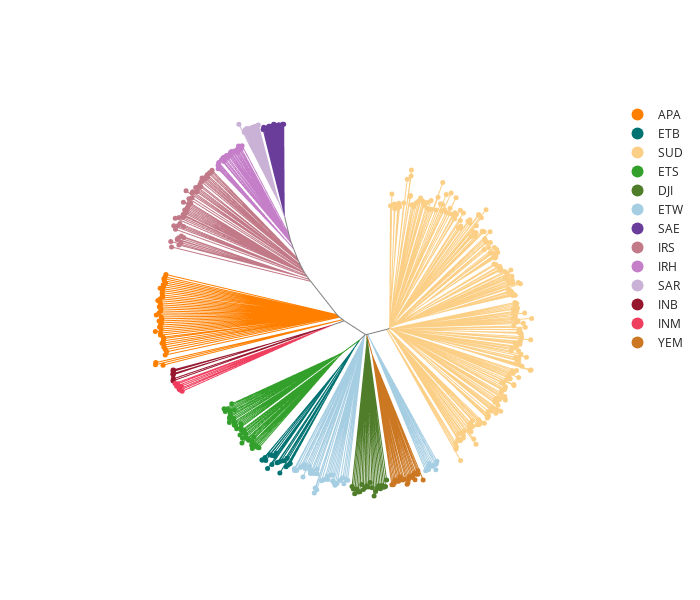

Here is the notebook cell this chart was saved with:
### Code cell
z3 = plot_njt('CM023248',
         filename='njt_chr2',
         n_snps=100_000)

### Figure 1 — Plotly figure (JSON) as saved in the notebook; plotly's stock layout.template omitted (floating-point values rounded to 4 significant figures; data arrays with more than 128 entries replaced by an {"elided": "..."} marker saying what was removed)
{"data": [{"hovertemplate": "pop_code=APA<br>x=%{x}<br>y=%{y}<extra></extra>", "legendgroup": "APA", "line": {"color": "#ff7f00", "dash": "solid", "width": 1}, "marker": {"symbol": "circle"}, "mode": "lines", "name": "APA", "showlegend": false, "type": "scattergl", "x": {"elided": "231 float values"}, "xaxis": "x", "y": {"elided": "231 float values"}, "yaxis": "y"}, {"hovertemplate": "pop_code=ETB<br>x=%{x}<br>y=%{y}<extra></extra>", "legendgroup": "ETB", "line": {"color": "#007272", "dash": "solid", "width": 1}, "marker": {"symbol": "circle"}, "mode": "lines", "name": "ETB", "showlegend": false, "type": "scattergl", "x": [-1941.0, -2274.0, null, -2274.0, -2408.0, null, -2274.0, -2522.0, null, -2522.0, -3296.0, null, -2522.0, -3244.0, null, -3244.0, -3866.0, null, -3244.0, -3533.0, null, -3533.0, -7706.0, null, -3533.0, -4418.0, null, -4418.0, -5781.0, null, -4418.0, -6833.0, null, -6833.0, -8163.0, null, -6833.0, -7899.0, null, -7899.0, -8349.0, null, -7899.0, -8359.0, null, -5781.0, -8114.0, null, -5781.0, -7861.0, null, -3866.0, -7712.0, null, -3866.0, -4078.0, null, -4078.0, -7997.0, null, -4078.0, -5336.0, null, -5336.0, -7516.0, null, -5336.0, -7430.0, null, -3296.0, -7127.0, null, -3296.0, -5286.0, null, -5286.0, -7289.0, null, -5286.0, -7370.0, null, -2408.0, -3788.0, null, -2408.0, -2662.0, null, -2662.0, -7189.0, null, -2662.0, -3070.0, null, -3070.0, -6718.0, null, -3070.0, -6916.0, null, -3788.0, -6508.0, null, -3788.0, -4137.0, null, -4137.0, -6644.0, null, -4137.0, -6779.0, null], "xaxis": "x", "y": [-759.8, -1241.0, null, -1241.0, -1471.0, null, -1241.0, -1576.0, null, -1576.0, -2753.0, null, -1576.0, -2515.0, null, -2515.0, -3383.0, null, -2515.0, -2872.0, null, -2872.0, -8362.0, null, -2872.0, -3958.0, null, -3958.0, -5688.0, null, -3958.0, -6851.0, null, -6851.0, -8481.0, null, -6851.0, -8113.0, null, -8113.0, -8652.0, null, -8113.0, -8652.0, null, -5688.0, -8686.0, null, -5688.0, -8299.0, null, -3383.0, -8952.0, null, -3383.0, -3676.0, null, -3676.0, -9214.0, null, -3676.0, -5390.0, null, -5390.0, -8399.0, null, -5390.0, -8212.0, null, -2753.0, -8728.0, null, -2753.0, -5743.0, null, -5743.0, -8789.0, null, -5743.0, -8836.0, null, -1471.0, -3919.0, null, -1471.0, -1887.0, null, -1887.0, -9509.0, null, -1887.0, -2548.0, null, -2548.0, -8534.0, null, -2548.0, -8700.0, null, -3919.0, -8878.0, null, -3919.0, -4532.0, null, -4532.0, -8979.0, null, -4532.0, -9097.0, null], "yaxis": "y"}, {"hovertemplate": "pop_code=SUD<br>x=%{x}<br>y=%{y}<extra></extra>", "legendgroup": "SUD", "line": {"color": "#fccf86", "dash": "solid", "width": 1}, "marker": {"symbol": "circle"}, "mode": "lines", "name": "SUD", "showlegend": false, "type": "scattergl", "x": {"elided": "1374 float values"}, "xaxis": "x", "y": {"elided": "1374 float values"}, "yaxis": "y"}, {"hovertemplate": "pop_code=ETS<br>x=%{x}<br>y=%{y}<extra></extra>", "legendgroup": "ETS", "line": {"color": "#33a02c", "dash": "solid", "width": 1}, "marker": {"symbol": "circle"}, "mode": "lines", "name": "ETS", "showlegend": false, "type": "scattergl", "x": {"elided": "225 float values"}, "xaxis": "x", "y": {"elided": "225 float values"}, "yaxis": "y"}, {"hovertemplate": "pop_code=DJI<br>x=%{x}<br>y=%{y}<extra></extra>", "legendgroup": "DJI", "line": {"color": "#507d2a", "dash": "solid", "width": 1}, "marker": {"symbol": "circle"}, "mode": "lines", "name": "DJI", "showlegend": false, "type": "scattergl", "x": {"elided": "129 float values"}, "xaxis": "x", "y": {"elided": "129 float values"}, "yaxis": "y"}, {"hovertemplate": "pop_code=ETW<br>x=%{x}<br>y=%{y}<extra></extra>", "legendgroup": "ETW", "line": {"color": "#a6cee3", "dash": "solid", "width": 1}, "marker": {"symbol": "circle"}, "mode": "lines", "name": "ETW", "showlegend": false, "type": "scattergl", "x": {"elided": "258 float values"}, "xaxis": "x", "y": {"elided": "258 float values"}, "yaxis": "y"}, {"hovertemplate": "pop_code=SAE<br>x=%{x}<br>y=%{y}<extra></extra>", "legendgroup": "SAE", "line": {"color": "#6a3d9a", "dash": "solid", "width": 1}, "marker": {"symbol": "circle"}, "mode": "lines", "name": "SAE", "showlegend": false, "type": "scattergl", "x": {"elided": "129 float values"}, "xaxis": "x", "y": {"elided": "129 float values"}, "yaxis": "y"}, {"hovertemplate": "pop_code=IRS<br>x=%{x}<br>y=%{y}<extra></extra>", "legendgroup": "IRS", "line": {"color": "#c27a88", "dash": "solid", "width": 1}, "marker": {"symbol": "circle"}, "mode": "lines", "name": "IRS", "showlegend": false, "type": "scattergl", "x": {"elided": "249 float values"}, "xaxis": "x", "y": {"elided": "249 float values"}, "yaxis": "y"}, {"hovertemplate": "pop_code=IRH<br>x=%{x}<br>y=%{y}<extra></extra>", "legendgroup": "IRH", "line": {"color": "#c57fc9", "dash": "solid", "width": 1}, "marker": {"symbol": "circle"}, "mode": "lines", "name": "IRH", "showlegend": false, "type": "scattergl", "x": [-6292.0, -6738.0, null, -6419.0, -7368.0, null, -6427.0, -6535.0, null, -6459.0, -10680.0, null, -6470.0, -10700.0, null, -6499.0, -6521.0, null, -6503.0, -6688.0, null, -6512.0, -6608.0, null, -6519.0, -6532.0, null, -6581.0, -9670.0, null, -6532.0, -9907.0, null, -6532.0, -6581.0, null, -6581.0, -9905.0, null, -6581.0, -9720.0, null, -6608.0, -6733.0, null, -6608.0, -6662.0, null, -6662.0, -9944.0, null, -6662.0, -9976.0, null, -6733.0, -10170.0, null, -6733.0, -10070.0, null, -6688.0, -10360.0, null, -6688.0, -10230.0, null, -6521.0, -10520.0, null, -6521.0, -6581.0, null, -6581.0, -10510.0, null, -6581.0, -6839.0, null, -6839.0, -10400.0, null, -6839.0, -10430.0, null, -6535.0, -10930.0, null, -6535.0, -10860.0, null, -7368.0, -11030.0, null, -7368.0, -10870.0, null, -6738.0, -6864.0, null, -6738.0, -6761.0, null, -6761.0, -11240.0, null, -6761.0, -6984.0, null, -6984.0, -11210.0, null, -6984.0, -11200.0, null, -6864.0, -11240.0, null, -6864.0, -11150.0, null], "xaxis": "x", "y": [5232.0, 5725.0, null, 5575.0, 6712.0, null, 5599.0, 5734.0, null, 5691.0, 11180.0, null, 5723.0, 11350.0, null, 5811.0, 5843.0, null, 5825.0, 6106.0, null, 5856.0, 6013.0, null, 5881.0, 5905.0, null, 6128.0, 12000.0, null, 5905.0, 11820.0, null, 5905.0, 5993.0, null, 5993.0, 11970.0, null, 5993.0, 11790.0, null, 6013.0, 6214.0, null, 6013.0, 6104.0, null, 6104.0, 11560.0, null, 6104.0, 11760.0, null, 6214.0, 11640.0, null, 6214.0, 11620.0, null, 6106.0, 11620.0, null, 6106.0, 11560.0, null, 5843.0, 11300.0, null, 5843.0, 5927.0, null, 5927.0, 11410.0, null, 5927.0, 6301.0, null, 6301.0, 11400.0, null, 6301.0, 11560.0, null, 5734.0, 11180.0, null, 5734.0, 11230.0, null, 6712.0, 11050.0, null, 6712.0, 10950.0, null, 5725.0, 5859.0, null, 5725.0, 5750.0, null, 5750.0, 10700.0, null, 5750.0, 6006.0, null, 6006.0, 10780.0, null, 6006.0, 10890.0, null, 5859.0, 10480.0, null, 5859.0, 10480.0, null], "yaxis": "y"}, {"hovertemplate": "pop_code=SAR<br>x=%{x}<br>y=%{y}<extra></extra>", "legendgroup": "SAR", "line": {"color": "#cab2d6", "dash": "solid", "width": 1}, "marker": {"symbol": "circle"}, "mode": "lines", "name": "SAR", "showlegend": false, "type": "scattergl", "x": [-6865.0, -7194.0, null, -7194.0, -9881.0, null, -7194.0, -7247.0, null, -7247.0, -9527.0, null, -7247.0, -7247.0, null, -7247.0, -9497.0, null, -7247.0, -7283.0, null, -7283.0, -7304.0, null, -7283.0, -7310.0, null, -7310.0, -7356.0, null, -7310.0, -7328.0, null, -7328.0, -7374.0, null, -7328.0, -7357.0, null, -7357.0, -7414.0, null, -7357.0, -7358.0, null, -7358.0, -7408.0, null, -7358.0, -7377.0, null, -7377.0, -7422.0, null, -7377.0, -7408.0, null, -7408.0, -8686.0, null, -7408.0, -7455.0, null, -7455.0, -8650.0, null, -7455.0, -8603.0, null, -7422.0, -8792.0, null, -7422.0, -8748.0, null, -7408.0, -8910.0, null, -7408.0, -8859.0, null, -7414.0, -9052.0, null, -7414.0, -7477.0, null, -7477.0, -9005.0, null, -7477.0, -8954.0, null, -7374.0, -9212.0, null, -7374.0, -7427.0, null, -7427.0, -9103.0, null, -7427.0, -9124.0, null, -7356.0, -9366.0, null, -7356.0, -9281.0, null, -7304.0, -9464.0, null, -7304.0, -9371.0, null], "xaxis": "x", "y": [7292.0, 8153.0, null, 8153.0, 13400.0, null, 8153.0, 8295.0, null, 8295.0, 12880.0, null, 8295.0, 8296.0, null, 8296.0, 12950.0, null, 8296.0, 8395.0, null, 8395.0, 8440.0, null, 8395.0, 8470.0, null, 8470.0, 8576.0, null, 8470.0, 8525.0, null, 8525.0, 8638.0, null, 8525.0, 8617.0, null, 8617.0, 8773.0, null, 8617.0, 8621.0, null, 8621.0, 8772.0, null, 8621.0, 8685.0, null, 8685.0, 8831.0, null, 8685.0, 8797.0, null, 8797.0, 13250.0, null, 8797.0, 8974.0, null, 8974.0, 13330.0, null, 8974.0, 13350.0, null, 8831.0, 13230.0, null, 8831.0, 13260.0, null, 8772.0, 13230.0, null, 8772.0, 13250.0, null, 8773.0, 13140.0, null, 8773.0, 8951.0, null, 8951.0, 13170.0, null, 8951.0, 13170.0, null, 8638.0, 13070.0, null, 8638.0, 8773.0, null, 8773.0, 12950.0, null, 8773.0, 13140.0, null, 8576.0, 13120.0, null, 8576.0, 13070.0, null, 8440.0, 13040.0, null, 8440.0, 12970.0, null], "yaxis": "y"}, {"hovertemplate": "pop_code=INB<br>x=%{x}<br>y=%{y}<extra></extra>", "legendgroup": "INB", "line": {"color": "#96172e", "dash": "solid", "width": 1}, "marker": {"symbol": "circle"}, "mode": "lines", "name": "INB", "showlegend": false, "type": "scattergl", "x": [-3807.0, -4513.0, null, -4513.0, -4550.0, null, -4513.0, -7812.0, null, -7812.0, -11270.0, null, -7812.0, -10190.0, null, -10190.0, -14200.0, null, -10190.0, -11580.0, null, -11580.0, -14160.0, null, -11580.0, -14200.0, null, -11270.0, -14190.0, null, -11270.0, -11750.0, null, -11750.0, -14200.0, null, -11750.0, -14200.0, null, -4550.0, -14210.0, null, -4550.0, -14180.0, null], "xaxis": "x", "y": [191.7, -26.43, null, -26.43, -39.12, null, -26.43, -1003.0, null, -1003.0, -2092.0, null, -1003.0, -1664.0, null, -1664.0, -2825.0, null, -1664.0, -2042.0, null, -2042.0, -2757.0, null, -2042.0, -2737.0, null, -2092.0, -3049.0, null, -2092.0, -2240.0, null, -2240.0, -3013.0, null, -2240.0, -2982.0, null, -39.12, -3449.0, null, -39.12, -3316.0, null], "yaxis": "y"}, {"hovertemplate": "pop_code=INM<br>x=%{x}<br>y=%{y}<extra></extra>", "legendgroup": "INM", "line": {"color": "#f03e5e", "dash": "solid", "width": 1}, "marker": {"symbol": "circle"}, "mode": "lines", "name": "INM", "showlegend": false, "type": "scattergl", "x": [-3807.0, -4790.0, null, -4790.0, -13610.0, null, -4790.0, -4861.0, null, -4861.0, -6375.0, null, -4861.0, -4936.0, null, -4936.0, -13670.0, null, -4936.0, -5065.0, null, -5065.0, -13960.0, null, -5065.0, -7171.0, null, -7171.0, -13910.0, null, -7171.0, -14080.0, null, -6375.0, -13740.0, null, -6375.0, -13810.0, null], "xaxis": "x", "y": [191.7, -206.8, null, -206.8, -4135.0, null, -206.8, -235.1, null, -235.1, -878.7, null, -235.1, -263.9, null, -263.9, -3802.0, null, -263.9, -312.6, null, -312.6, -3800.0, null, -312.6, -1097.0, null, -1097.0, -3650.0, null, -1097.0, -3623.0, null, -878.7, -4059.0, null, -878.7, -3991.0, null], "yaxis": "y"}, {"hovertemplate": "pop_code=YEM<br>x=%{x}<br>y=%{y}<extra></extra>", "legendgroup": "YEM", "line": {"color": "#CC7722", "dash": "solid", "width": 1}, "marker": {"symbol": "circle"}, "mode": "lines", "name": "YEM", "showlegend": false, "type": "scattergl", "x": {"elided": "129 float values"}, "xaxis": "x", "y": {"elided": "129 float values"}, "yaxis": "y"}, {"hovertemplate": "pop_code=<br>x=%{x}<br>y=%{y}<extra></extra>", "legendgroup": "", "line": {"color": "gray", "dash": "solid", "width": 1}, "marker": {"symbol": "circle"}, "mode": "lines", "name": "", "showlegend": false, "type": "scattergl", "x": {"elided": "144 float values"}, "xaxis": "x", "y": {"elided": "144 float values"}, "yaxis": "y"}, {"hovertemplate": "<b>%{hovertext}</b><br><br>pop_code=APA<br>x=%{x}<br>y=%{y}<extra></extra>", "hovertext": [447, 14, 12, 493, 491, 229, 21, 449, 8, 13, 226, 6, 9, 3, 228, 17, 24, 7, 489, 19, 453, 451, 15, 16, 5, 490, 0, 227, 492, 225, 22, 20, 18, 25, 448, 2, 11, 450, 4, 23, 452, 1, 10], "legendgroup": "APA", "marker": {"color": "#ff7f00", "size": 5, "symbol": "circle"}, "mode": "markers", "name": "APA", "orientation": "v", "showlegend": true, "type": "scatter", "x": [-14670.0, -14730.0, -14800.0, -14780.0, -14700.0, -14850.0, -14830.0, -15050.0, -14890.0, -14920.0, -14910.0, -14890.0, -15050.0, -15210.0, -15050.0, -15030.0, -15110.0, -15000.0, -15010.0, -15130.0, -15300.0, -14980.0, -14940.0, -15120.0, -14960.0, -15030.0, -15090.0, -14990.0, -15370.0, -15020.0, -15040.0, -14850.0, -14810.0, -14840.0, -14930.0, -14800.0, -14800.0, -14710.0, -14630.0, -14720.0, -15340.0, -15360.0, -14860.0], "xaxis": "x", "y": [3534.0, 3376.0, 3259.0, 3119.0, 2972.0, 2866.0, 2728.0, 2627.0, 2470.0, 2340.0, 2191.0, 2058.0, 1941.0, 1823.0, 1675.0, 1542.0, 1414.0, 1277.0, 1142.0, 1013.0, 881.6, 748.8, 619.2, 481.7, 356.5, 215.9, 81.3, -43.4, -210.1, -311.7, -447.6, -580.7, -670.5, -824.6, -982.4, -1094.0, -1250.0, -1393.0, -1539.0, -1757.0, -2252.0, -2393.0, -2419.0], "yaxis": "y"}, {"hovertemplate": "<b>%{hovertext}</b><br><br>pop_code=ETB<br>x=%{x}<br>y=%{y}<extra></extra>", "hovertext": [36, 27, 31, 38, 34, 44, 32, 29, 35, 30, 42, 40, 39, 37, 33, 28, 41, 26, 43], "legendgroup": "ETB", "marker": {"color": "#007272", "size": 5, "symbol": "circle"}, "mode": "markers", "name": "ETB", "orientation": "v", "showlegend": true, "type": "scatter", "x": [-8359.0, -8349.0, -8163.0, -7861.0, -8114.0, -7706.0, -7430.0, -7516.0, -7997.0, -7712.0, -7370.0, -7289.0, -7127.0, -6916.0, -6718.0, -7189.0, -6779.0, -6644.0, -6508.0], "xaxis": "x", "y": [-8652.0, -8652.0, -8481.0, -8299.0, -8686.0, -8362.0, -8212.0, -8399.0, -9214.0, -8952.0, -8836.0, -8789.0, -8728.0, -8700.0, -8534.0, -9509.0, -9097.0, -8979.0, -8878.0], "yaxis": "y"}, {"hovertemplate": "<b>%{hovertext}</b><br><br>pop_code=SUD<br>x=%{x}<br>y=%{y}<extra></extra>", "hovertext": {"elided": "231 int values"}, "legendgroup": "SUD", "marker": {"color": "#fccf86", "size": 5, "symbol": "circle"}, "mode": "markers", "name": "SUD", "orientation": "v", "showlegend": true, "type": "scatter", "x": {"elided": "231 float values"}, "xaxis": "x", "y": {"elided": "231 float values"}, "yaxis": "y"}, {"hovertemplate": "<b>%{hovertext}</b><br><br>pop_code=ETS<br>x=%{x}<br>y=%{y}<extra></extra>", "hovertext": [398, 393, 405, 399, 394, 410, 402, 404, 403, 409, 408, 401, 407, 400, 397, 396, 392, 406, 395, 245, 236, 243, 234, 244, 241, 246, 232, 230, 242, 240, 238, 239, 233, 247, 248, 237, 231, 235], "legendgroup": "ETS", "marker": {"color": "#33a02c", "size": 5, "symbol": "circle"}, "mode": "markers", "name": "ETS", "orientation": "v", "showlegend": true, "type": "scatter", "x": [-10350.0, -10850.0, -10660.0, -10770.0, -10480.0, -10180.0, -10450.0, -10440.0, -10490.0, -10490.0, -10210.0, -10500.0, -10180.0, -10170.0, -10190.0, -10090.0, -9746.0, -10020.0, -9746.0, -9712.0, -9571.0, -9804.0, -9536.0, -9432.0, -9642.0, -9425.0, -9678.0, -9278.0, -9242.0, -8901.0, -9038.0, -9009.0, -9038.0, -8859.0, -8996.0, -8738.0, -8671.0, -8560.0], "xaxis": "x", "y": [-4962.0, -5287.0, -5298.0, -5462.0, -5413.0, -5369.0, -5608.0, -5710.0, -5836.0, -5958.0, -5910.0, -6192.0, -6134.0, -6231.0, -6353.0, -6400.0, -6274.0, -6589.0, -6495.0, -6708.0, -6700.0, -7005.0, -6892.0, -6934.0, -7221.0, -7156.0, -7531.0, -7275.0, -7358.0, -7160.0, -7401.0, -7540.0, -7686.0, -7626.0, -7902.0, -7741.0, -7809.0, -7839.0], "yaxis": "y"}, {"hovertemplate": "<b>%{hovertext}</b><br><br>pop_code=DJI<br>x=%{x}<br>y=%{y}<extra></extra>", "hovertext": [268, 254, 267, 251, 266, 255, 260, 250, 259, 256, 265, 269, 261, 252, 257, 253, 264, 258, 270, 262, 263, 249], "legendgroup": "DJI", "marker": {"color": "#507d2a", "size": 5, "symbol": "circle"}, "mode": "markers", "name": "DJI", "orientation": "v", "showlegend": true, "type": "scatter", "x": [-2448.0, -2359.0, -2275.0, -2142.0, -2041.0, -1934.0, -1798.0, -1703.0, -1582.0, -1479.0, -1372.0, -1262.0, -1129.0, -998.5, -899.6, -801.1, -701.5, -575.9, -476.7, -356.2, -247.6, -179.2], "xaxis": "x", "y": [-10390.0, -10550.0, -10860.0, -10560.0, -10750.0, -10730.0, -10270.0, -10590.0, -10450.0, -10330.0, -10430.0, -10130.0, -10480.0, -11010.0, -10730.0, -10520.0, -10340.0, -10530.0, -10320.0, -10430.0, -10400.0, -9966.0], "yaxis": "y"}, {"hovertemplate": "<b>%{hovertext}</b><br><br>pop_code=ETW<br>x=%{x}<br>y=%{y}<extra></extra>", "hovertext": [427, 423, 415, 426, 422, 425, 420, 418, 416, 419, 428, 412, 411, 417, 414, 424, 421, 413, 430, 387, 272, 275, 283, 273, 389, 288, 390, 274, 391, 386, 282, 388, 429, 278, 285, 279, 286, 281, 284, 277, 276, 287, 271, 280], "legendgroup": "ETW", "marker": {"color": "#a6cee3", "size": 5, "symbol": "circle"}, "mode": "markers", "name": "ETW", "orientation": "v", "showlegend": true, "type": "scatter", "x": [-6238.0, -6226.0, -6089.0, -5845.0, -5701.0, -5556.0, -5532.0, -5668.0, -5255.0, -5228.0, -5179.0, -5016.0, -4966.0, -4743.0, -4743.0, -4867.0, -4930.0, -4764.0, -4444.0, -4246.0, -4083.0, -4033.0, -3857.0, -3746.0, -3720.0, -3639.0, -3566.0, -3435.0, -3220.0, -3219.0, -3041.0, -2987.0, -2834.0, -2733.0, 2391.0, 2475.0, 2583.0, 2571.0, 2625.0, 2811.0, 3058.0, 3014.0, 3090.0, 3127.0], "xaxis": "x", "y": [-9216.0, -9334.0, -9341.0, -9142.0, -9024.0, -8944.0, -9214.0, -9765.0, -9080.0, -9293.0, -9544.0, -9366.0, -9537.0, -9262.0, -9549.0, -10490.0, -10810.0, -10600.0, -10020.0, -9923.0, -9711.0, -9923.0, -9653.0, -9636.0, -10030.0, -10130.0, -10310.0, -10200.0, -9963.0, -9972.0, -9811.0, -10210.0, -9948.0, -9979.0, -9354.0, -9293.0, -9277.0, -9022.0, -8890.0, -9052.0, -9297.0, -8946.0, -8894.0, -8739.0], "yaxis": "y"}, {"hovertemplate": "<b>%{hovertext}</b><br><br>pop_code=SAE<br>x=%{x}<br>y=%{y}<extra></extra>", "hovertext": [294, 289, 310, 295, 292, 309, 308, 299, 293, 298, 296, 300, 291, 297, 290, 301, 303, 302, 306, 304, 305, 307], "legendgroup": "SAE", "marker": {"color": "#6a3d9a", "size": 5, "symbol": "circle"}, "mode": "markers", "name": "SAE", "orientation": "v", "showlegend": true, "type": "scatter", "x": [-6938.0, -7002.0, -7065.0, -7128.0, -7194.0, -7265.0, -7324.0, -7382.0, -7453.0, -7531.0, -7600.0, -7643.0, -7712.0, -7777.0, -7846.0, -7913.0, -7968.0, -8014.0, -8095.0, -8162.0, -8249.0, -8290.0], "xaxis": "x", "y": [13400.0, 13410.0, 13360.0, 13270.0, 13300.0, 13370.0, 13290.0, 13220.0, 13280.0, 13360.0, 13400.0, 13220.0, 13260.0, 13240.0, 13280.0, 13270.0, 13190.0, 13090.0, 13140.0, 13140.0, 13210.0, 13070.0], "yaxis": "y"}, {"hovertemplate": "<b>%{hovertext}</b><br><br>pop_code=IRS<br>x=%{x}<br>y=%{y}<extra></extra>", "hovertext": [357, 344, 359, 358, 345, 318, 346, 337, 348, 347, 354, 340, 339, 360, 352, 356, 355, 341, 338, 351, 343, 342, 335, 319, 311, 326, 321, 330, 322, 332, 314, 320, 313, 315, 349, 350, 325, 323, 327, 324, 336, 316, 312, 333, 331, 317, 334, 329, 328, 353], "legendgroup": "IRS", "marker": {"color": "#c27a88", "size": 5, "symbol": "circle"}, "mode": "markers", "name": "IRS", "orientation": "v", "showlegend": true, "type": "scatter", "x": [-11650.0, -11660.0, -11790.0, -11840.0, -11960.0, -11940.0, -12070.0, -12100.0, -12300.0, -12250.0, -12350.0, -12440.0, -12390.0, -12590.0, -12720.0, -12620.0, -12640.0, -12910.0, -12960.0, -13350.0, -12960.0, -13160.0, -13050.0, -13180.0, -13520.0, -13220.0, -13280.0, -13280.0, -13440.0, -13330.0, -13430.0, -13550.0, -13480.0, -13550.0, -13810.0, -14060.0, -13750.0, -13520.0, -13880.0, -14160.0, -14040.0, -13660.0, -13510.0, -13830.0, -13920.0, -13920.0, -13690.0, -14360.0, -13820.0, -14300.0], "xaxis": "x", "y": [10380.0, 10260.0, 10240.0, 10160.0, 10090.0, 9944.0, 9924.0, 9828.0, 9869.0, 9706.0, 9636.0, 9455.0, 9294.0, 9270.0, 9254.0, 9050.0, 8965.0, 8973.0, 8888.0, 9029.0, 8568.0, 8509.0, 8214.0, 8191.0, 8278.0, 7990.0, 7909.0, 7796.0, 7771.0, 7606.0, 7545.0, 7471.0, 7360.0, 7274.0, 7270.0, 7235.0, 6881.0, 6689.0, 6729.0, 6730.0, 6500.0, 6067.0, 5960.0, 5953.0, 5858.0, 5812.0, 5631.0, 5702.0, 5472.0, 5343.0], "yaxis": "y"}, {"hovertemplate": "<b>%{hovertext}</b><br><br>pop_code=IRH<br>x=%{x}<br>y=%{y}<extra></extra>", "hovertext": [373, 362, 361, 363, 382, 380, 378, 364, 381, 366, 374, 370, 365, 376, 369, 385, 377, 368, 372, 371, 375, 367, 379, 384, 383], "legendgroup": "IRH", "marker": {"color": "#c57fc9", "size": 5, "symbol": "circle"}, "mode": "markers", "name": "IRH", "orientation": "v", "showlegend": true, "type": "scatter", "x": [-9670.0, -9720.0, -9905.0, -9907.0, -9976.0, -9944.0, -10070.0, -10170.0, -10230.0, -10360.0, -10430.0, -10400.0, -10510.0, -10520.0, -10700.0, -10680.0, -10860.0, -10930.0, -10870.0, -11030.0, -11200.0, -11210.0, -11240.0, -11150.0, -11240.0], "xaxis": "x", "y": [12000.0, 11790.0, 11970.0, 11820.0, 11760.0, 11560.0, 11620.0, 11640.0, 11560.0, 11620.0, 11560.0, 11400.0, 11410.0, 11300.0, 11350.0, 11180.0, 11230.0, 11180.0, 10950.0, 11050.0, 10890.0, 10780.0, 10700.0, 10480.0, 10480.0], "yaxis": "y"}, {"hovertemplate": "<b>%{hovertext}</b><br><br>pop_code=SAR<br>x=%{x}<br>y=%{y}<extra></extra>", "hovertext": [501, 498, 503, 509, 497, 504, 500, 502, 499, 494, 510, 495, 505, 511, 496, 508, 506, 507, 512, 513], "legendgroup": "SAR", "marker": {"color": "#cab2d6", "size": 5, "symbol": "circle"}, "mode": "markers", "name": "SAR", "orientation": "v", "showlegend": true, "type": "scatter", "x": [-8603.0, -8650.0, -8686.0, -8748.0, -8792.0, -8859.0, -8910.0, -8954.0, -9005.0, -9052.0, -9124.0, -9103.0, -9212.0, -9281.0, -9366.0, -9371.0, -9464.0, -9497.0, -9527.0, -9881.0], "xaxis": "x", "y": [13350.0, 13330.0, 13250.0, 13260.0, 13230.0, 13250.0, 13230.0, 13170.0, 13170.0, 13140.0, 13140.0, 12950.0, 13070.0, 13070.0, 13120.0, 12970.0, 13040.0, 12950.0, 12880.0, 13400.0], "yaxis": "y"}, {"hovertemplate": "<b>%{hovertext}</b><br><br>pop_code=INB<br>x=%{x}<br>y=%{y}<extra></extra>", "hovertext": [517, 516, 515, 519, 518, 514, 521, 520], "legendgroup": "INB", "marker": {"color": "#96172e", "size": 5, "symbol": "circle"}, "mode": "markers", "name": "INB", "orientation": "v", "showlegend": true, "type": "scatter", "x": [-14200.0, -14160.0, -14200.0, -14200.0, -14200.0, -14190.0, -14180.0, -14210.0], "xaxis": "x", "y": [-2737.0, -2757.0, -2825.0, -2982.0, -3013.0, -3049.0, -3316.0, -3449.0], "yaxis": "y"}, {"hovertemplate": "<b>%{hovertext}</b><br><br>pop_code=INM<br>x=%{x}<br>y=%{y}<extra></extra>", "hovertext": [523, 522, 528, 527, 525, 524, 526], "legendgroup": "INM", "marker": {"color": "#f03e5e", "size": 5, "symbol": "circle"}, "mode": "markers", "name": "INM", "orientation": "v", "showlegend": true, "type": "scatter", "x": [-14080.0, -13910.0, -13960.0, -13670.0, -13810.0, -13740.0, -13610.0], "xaxis": "x", "y": [-3623.0, -3650.0, -3800.0, -3802.0, -3991.0, -4059.0, -4135.0], "yaxis": "y"}, {"hovertemplate": "<b>%{hovertext}</b><br><br>pop_code=YEM<br>x=%{x}<br>y=%{y}<extra></extra>", "hovertext": [544, 542, 539, 531, 549, 546, 550, 545, 540, 534, 538, 530, 535, 529, 536, 532, 543, 533, 537, 547, 541, 548], "legendgroup": "YEM", "marker": {"color": "#CC7722", "size": 5, "symbol": "circle"}, "mode": "markers", "name": "YEM", "orientation": "v", "showlegend": true, "type": "scatter", "x": [168.7, 257.0, 333.9, 395.7, 512.8, 604.2, 679.3, 722.6, 881.7, 960.1, 1170.0, 1225.0, 1265.0, 1317.0, 1403.0, 1531.0, 1690.0, 1637.0, 1757.0, 1876.0, 1873.0, 2221.0], "xaxis": "x", "y": [-10270.0, -10280.0, -10150.0, -9960.0, -10030.0, -10050.0, -9932.0, -9755.0, -9967.0, -9913.0, -10250.0, -10120.0, -9913.0, -9757.0, -9696.0, -9798.0, -9945.0, -9524.0, -9588.0, -9585.0, -9354.0, -9959.0], "yaxis": "y"}], "layout": {"height": 600, "legend": {"itemsizing": "constant", "tracegroupgap": 0}, "width": 700, "xaxis": {"mirror": false, "showgrid": false, "showline": false, "showticklabels": false, "ticks": "", "title": {}}, "yaxis": {"mirror": false, "scaleanchor": "x", "scaleratio": 1, "showgrid": false, "showline": false, "showticklabels": false, "ticks": "", "title": {}}}}
